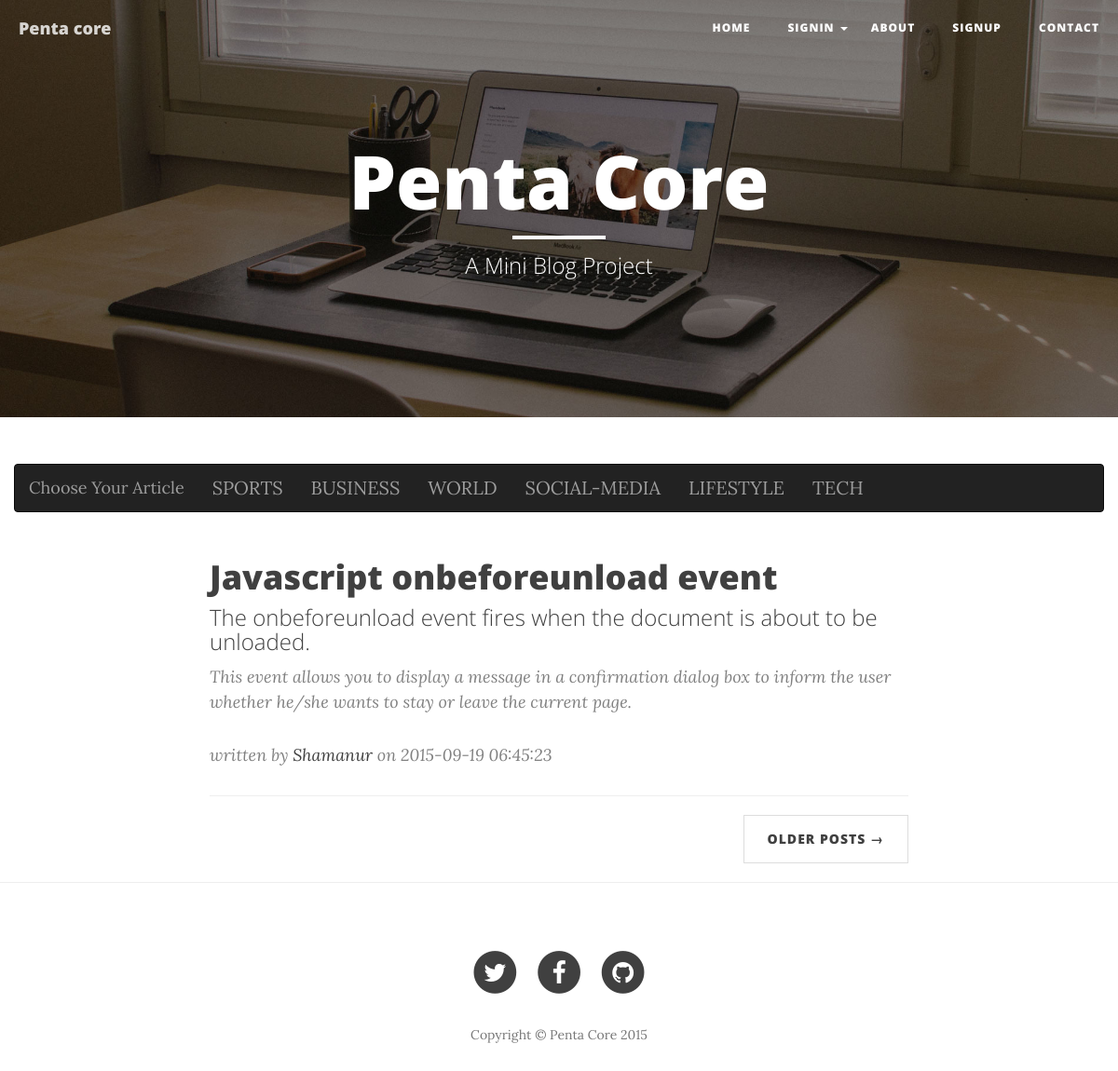
The page /index.php?cat=1 on the database its author committed.
### tables this page shows
CREATE TABLE `category` (
  `category_id` int(10) unsigned NOT NULL AUTO_INCREMENT,
  `category_name` varchar(255) NOT NULL,
  `created_at` timestamp NOT NULL DEFAULT '0000-00-00 00:00:00' ON UPDATE CURRENT_TIMESTAMP,
  `category_deleted` tinyint(4) NOT NULL DEFAULT '1',
  PRIMARY KEY (`category_id`)
);

CREATE TABLE `article` (
  `article_id` int(11) unsigned NOT NULL AUTO_INCREMENT,
  `article_title` varchar(255) DEFAULT NULL,
  `article_subtitle` varchar(255) DEFAULT NULL,
  `category_id` int(11) NOT NULL,
  `article_sequence` int(11) NOT NULL,
  `article_brief` longtext,
  `article_details` longtext,
  `user_id` int(11) NOT NULL,
  `article_deleted` tinyint(4) NOT NULL DEFAULT '1',
  `article_deleted_at` timestamp NOT NULL DEFAULT '0000-00-00 00:00:00' ON UPDATE CURRENT_TIMESTAMP,
  `article_created_at` timestamp NOT NULL DEFAULT '0000-00-00 00:00:00' ON UPDATE CURRENT_TIMESTAMP,
  `article_total_hits` int(11) NOT NULL,
  `article_img` varchar(255) NOT NULL,
  PRIMARY KEY (`article_id`)
);

### admin/dbClass.php (called while the page is built, shortened)
<?php
class blogClass{
    public $conn;
    public function __construct(){
        $serverName = "localhost";
        $userName 	= "root";
        $password 	= "";
        $db 		= "blog";
        $this->conn 		= new mysqli($serverName,$userName,$password,$db);
    }
    public function selectCategory(){
        $sql="SELECT category_id, category_name, created_at FROM category WHERE category_deleted=1 ORDER BY category_id DESC";
        $resCategoryAll=$this->conn->query($sql);
        return $resCategoryAll;
    }public function selectOneCategory($category_id){
        $sql="SELECT category_id, category_name, created_at FROM category WHERE category_deleted=1 AND category_id='$category_id'";
        $resCategory=$this->conn->query($sql);
        return $resCategory;
    }
}

### frontend.php (called while the page is built, shortened)
<?php
class FrontendClass{
    public $conn;
    public function __construct(){
        $serverName = "localhost";
        $userName 	= "root";
        $password 	= "";
        $db 		= "blog";
        $this->conn 		= new mysqli($serverName,$userName,$password,$db);
    }
    public function articleDataByCatagory($category_id){
        $sql="SELECT article_id, article_title, article_subtitle, article_brief, user_id, article_created_at FROM article WHERE article_deleted = 1 AND category_id = $category_id ORDER BY article_id DESC";
        $resArticleAll=$this->conn->query($sql);
        return $resArticleAll;
    }
}

### index.php (the view, shortened to what this page needs)
<?php
    include_once'admin/dbClass.php';
    include_once'frontend.php';
?>
<!DOCTYPE html>
<html lang="en">
<head>
    <link href="css/bootstrap.min.css" rel="stylesheet">
    <link href="css/clean-blog.min.css" rel="stylesheet">
    <link href="http://maxcdn.bootstrapcdn.com/font-awesome/4.1.0/css/font-awesome.min.css" rel="stylesheet" type="text/css">
</head>
<body>
    <nav class="navbar navbar-default navbar-custom navbar-fixed-top">
        <div class="container-fluid">
            <?php include_once'common/headerMenu.php';?>
        </div>
    </nav>
    <header class="intro-header" style="background-image: url('img/home-bg.jpg')">
        <div class="container">
            <div class="row">
                <div class="col-lg-8 col-lg-offset-2 col-md-10 col-md-offset-1">
                    <div class="site-heading">
                        <h1>Penta Core</h1>
                        <hr class="small">
                        <span class="subheading">A Mini Blog Project</span>
                    </div>
                </div>
            </div>
        </div>
    </header>
    <div class="container">
        <div class="row">
            <nav class="navbar navbar-inverse">
                <div class="container-fluid">
                    <?php
                    $blog=new blogClass;
                    $allCategory=$blog->selectCategory();
                    ?>
                    <div class="navbar-header">
                        <a class="navbar-brand" href="#">Choose Your Article </a>
                    </div>
                    <div>
                        <ul class="nav navbar-nav">
                            <?php
                            while($category=$allCategory->fetch_assoc()){?>
                            <li><a href="index.php?cat=<?php echo $category["category_id"]?>"><?php echo            $category["category_name"]?></a></li>
                                <?php
                            }
                            ?>
                        </ul>
                    </div>
                </div>
            </nav>
        </div>
    </div>
    <div class="container">
        <div class="row">
            <div class="col-lg-8 col-lg-offset-2 col-md-10 col-md-offset-1">
                <div class="post-preview">
                    <?php
                    if(isset($_GET['cat'])){
                        $frontend= new FrontendClass;
                        $data=$frontend->articleDataByCatagory($_GET['cat']);
                        while($art=$data->fetch_assoc()) {
                            ?>
                            <a href="details.php?id=<?php echo $art['article_id'];?>">
                                <h2 class="post-title">
                                    <?php echo $art['article_title'];?>
                                </h2>
                                <h3 class="post-subtitle">
                                    <?php echo $art['article_subtitle'];?>
                                </h3>
                            </a>
                            <p class="post-meta"> <?php echo $art['article_brief'];?></p>
                            <p class="post-meta">written by <a href="#">Shamanur</a> on <?php echo $art['article_created_at'];?></p>
                            <hr>
                            <?php
                        }
                    }
                    ?>
                </div>
                <ul class="pager">
                    <li class="next">
                        <a href="#">Older Posts &rarr;</a>
                    </li>
                </ul>
            </div>
        </div>
    </div>
    <hr>
    <footer>
        <?php include_once'common/footerMenu.php'?>
    </footer>
</body>
</html>

### rows shown on the page
category: category_name "SPORTS"
category: category_name "BUSINESS"
category: category_name "WORLD"
category: category_name "SOCIAL-MEDIA"
category: category_name "LIFESTYLE"
category: category_name "TECH"
article: article_title "Javascript onbeforeunload event", article_subtitle "The onbeforeunload event fires when the document is about to be unloaded.", article_brief "This event allows you to display a message in a confirmation dialog box to inform the user whether he/she wants to stay or leave the current page.", article_created_at "2015-09-19 06:45:23"
